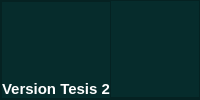
        <widget class="QFrame" name="footer">
         <property name="styleSheet">
          <string notr="true">background-color: rgb(6, 44, 44);</string>
         </property>
         <property name="frameShape">
          <enum>QFrame::StyledPanel</enum>
         </property>
         <property name="frameShadow">
          <enum>QFrame::Raised</enum>
         </property>
         <layout class="QHBoxLayout" name="horizontalLayout_4">
          <property name="spacing">
           <number>0</number>
          </property>
          <property name="leftMargin">
           <number>0</number>
          </property>
          <property name="topMargin">
           <number>0</number>
          </property>
          <property name="rightMargin">
           <number>0</number>
          </property>
          <property name="bottomMargin">
           <number>0</number>
          </property>
          <item>
           <widget class="QFrame" name="frame_5">
            <property name="frameShape">
             <enum>QFrame::StyledPanel</enum>
            </property>
            <property name="frameShadow">
             <enum>QFrame::Raised</enum>
            </property>
            <layout class="QVBoxLayout" name="verticalLayout_2">
             <property name="spacing">
              <number>0</number>
             </property>
             <property name="leftMargin">
              <number>0</number>
             </property>
             <property name="topMargin">
              <number>0</number>
             </property>
             <property name="rightMargin">
              <number>0</number>
             </property>
             <property name="bottomMargin">
              <number>0</number>
             </property>
             <item alignment="Qt::AlignBottom">
              <widget class="QLabel" name="label">
               <property name="font">
                <font>
                 <pointsize>11</pointsize>
                 <weight>75</weight>
                 <bold>true</bold>
                </font>
               </property>
               <property name="styleSheet">
                <string notr="true">color: rgb(255, 255, 255);</string>
               </property>
               <property name="text">
                <string>Version Tesis 2</string>
               </property>
              </widget>
             </item>
            </layout>
           </widget>
          </item>
          <item alignment="Qt::AlignBottom">
           <widget class="QFrame" name="frame_7">
            <property name="frameShape">
             <enum>QFrame::StyledPanel</enum>
            </property>
            <property name="frameShadow">
             <enum>QFrame::Raised</enum>
            </property>
            <layout class="QVBoxLayout" name="verticalLayout_3">
             <property name="spacing">
              <number>0</number>
             </property>
             <property name="leftMargin">
              <number>0</number>
             </property>
             <property name="topMargin">
              <number>0</number>
             </property>
             <property name="rightMargin">
              <number>0</number>
             </property>
             <property name="bottomMargin">
              <number>0</number>
             </property>
            </layout>
           </widget>
          </item>
         </layout>
        </widget>
